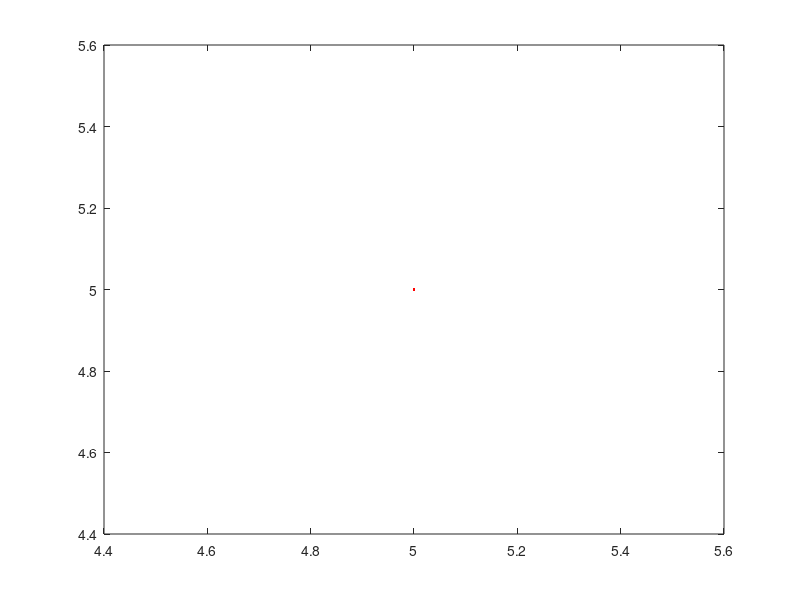

Recreate this plot in MATLAB.
## metodo de la integral simple
## Autor: Kendal Sosa

## Presentacion y entrada de datos
printf("Metodo de la integral simple: \n");
g = input("Ingrese la funcion a integrar:",'S');
f = inline(g);
a = input("Ingrese el limite inferior a evaluar: \n");
b = input("Ingrese el limite superior a evaluar: \n");

## Calculo de la integral simple
tic;
[res, in, ein, err] = quad(f,a,b);
t1 = toc;

## Impresion de datos de salida
printf("El valor aproximado de la integral es: %f\n", res);
printf("Tiempo transcurrido: %f Segundos\n", t1);
printf("La cota de error del metodo es de: %f\n", abs(err));

#Ploteo de la funcion:
x = [a:0.05:b];
plot(x,f(x), 'r');